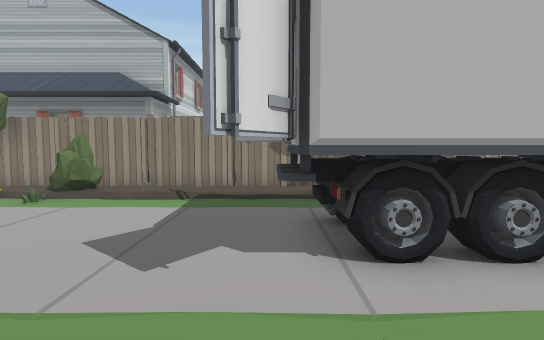
view 1 (above)

16 first-person views from a walk through a scene from a Unity 3-D project. The camera is 1.2 m above the floor, tilts 4° down and sees 80° across. Doors are open. The floor is counted in squares, 1 m on a side. Each view is taken from the middle of a square. On the plan, view 1 faces up. The plan holds only what a view shows up to about 14 squares ahead; the rest is blank. The place goes on beyond the plan. Some surface patterns are stand-ins.

view 2
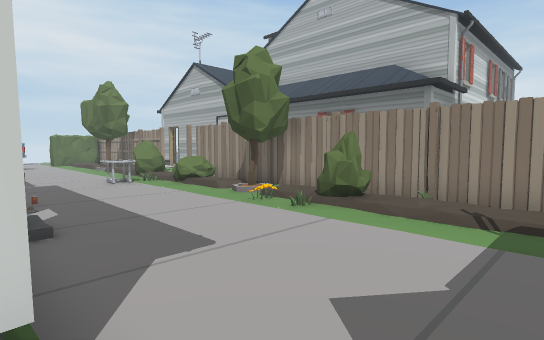

view 3
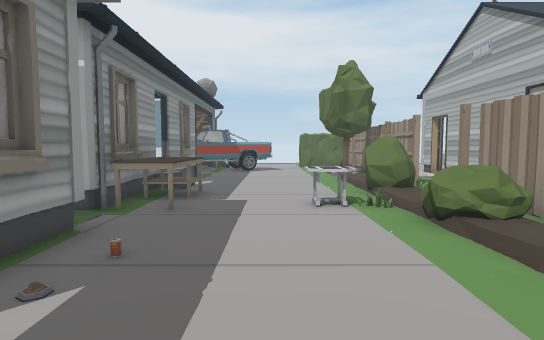

view 4
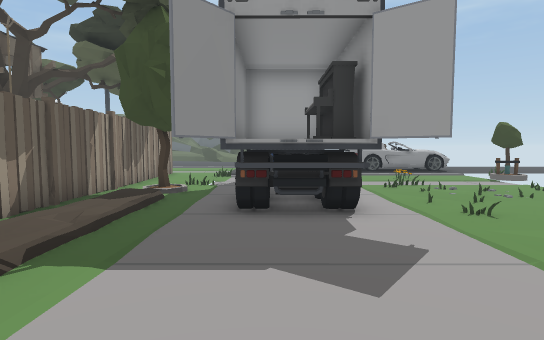

view 5
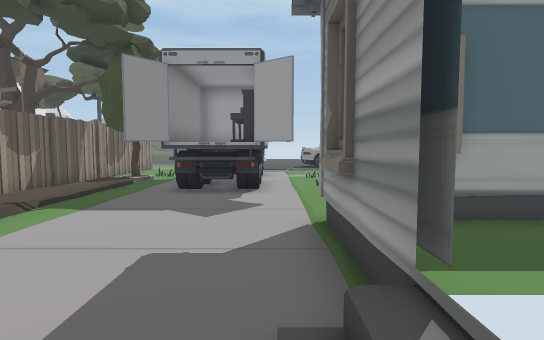

view 6
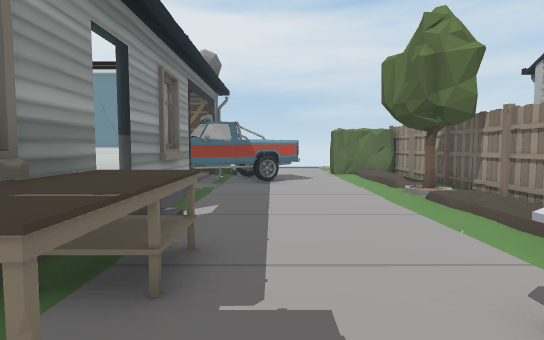

view 7
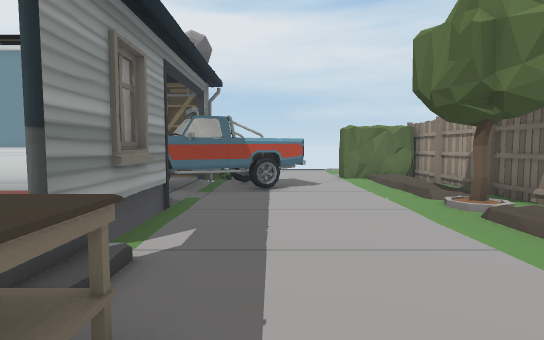

view 8
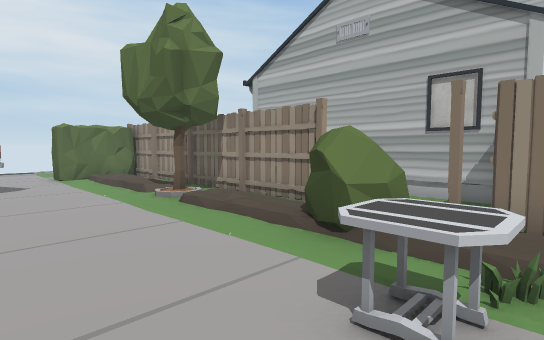

view 9
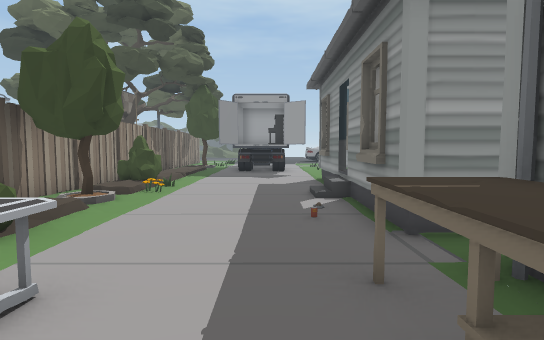

view 10
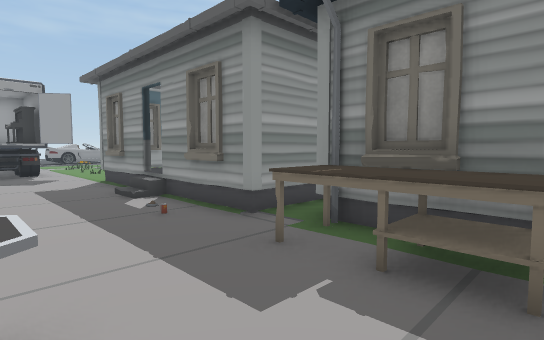

view 11
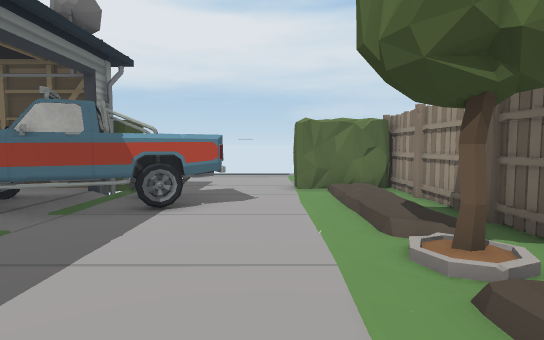

view 12
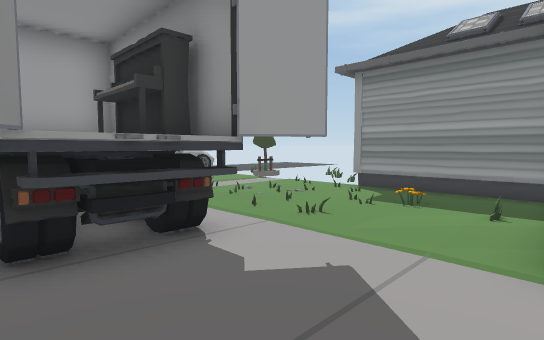

view 13
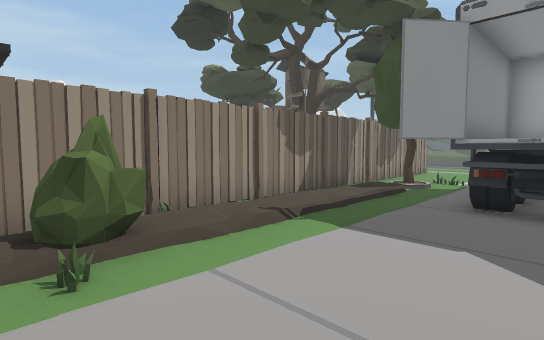

view 14
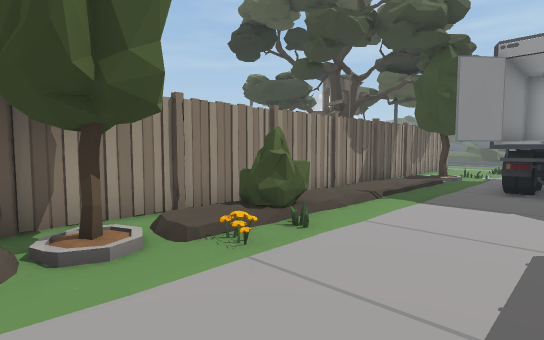

view 15
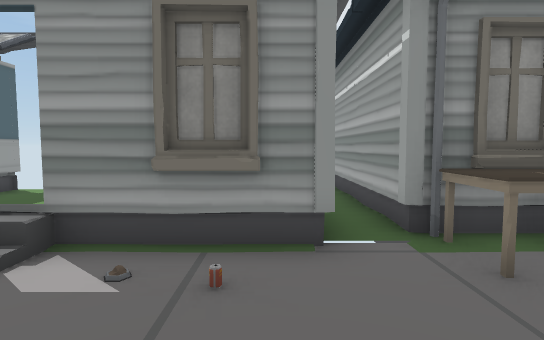

view 16
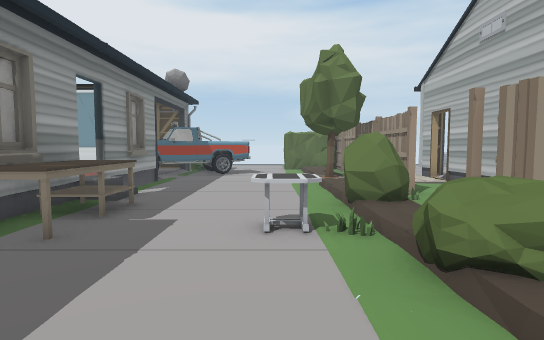

### Floor plan
Points are (right, up) in squares from view 1. A wall is a line through its corners. A room is listed if a view was taken in it or the views show most of it. See-through windows are left out.
Room 1 (views 1, 2, 3, 4, 5, 6, 7, 8, 9, 10, 11, 12, 13, 14, 15, 16)
walls: (-13.4, 11.8) (-17.2, 11.8); (-19.7, 11.8) (-20.5, 11.8); (-10.6, 2.2) (-7.3, 2.2); (-12.6, 1.7) (-11.8, 1.7) (-11.8, 0.5); (-13.8, 1.5) (-12.8, 1.5); (-6.3, 2.2) (-3.5, 2.2); (-6.3, 1.9) (-5.2, 1.9); (-17, 1.5) (-16.3, 1.5); (-18.6, 1.5) (-18.1, 1.5); (-20.1, 1.7) (-16.2, 1.7); (-3.1, -2.8) (-0.5, -2.8); (1.4, -2.8) (2.2, -2.8)
low walls: (-16.4, 2.2) (-15.5, 2.2)
ways out: open door at (-16, 2); open door at (-7, 2)
objects: other object (-26, 7) to (-25, 8); other object (-26, 9) to (-26, 10); other object (-25, 9); other object (-24, 0) to (-21, 5); other object (-24, 9) to (-23, 9); other object (-22, 9); other object (-21, 9); other object (-21, 12); other object (-20, 9); other object (-19, 8); other object (-19, 9) to (-18, 9); other object (-18, 12); other object (-17, 9); other object (-16, 9); other object (-15, 2) to (-12, 3); other object (-15, 8) to (-14, 9); other object (-14, 9) to (-13, 9); other object (-13, 6) to (-12, 7); other object (-13, 10) to (-13, 11); other object (-13, 12); other object (-12, 9) to (-11, 10); other object (-11, 7) to (-10, 8); other object (-11, 9); other object (-10, 9) to (-9, 10); other object (-9, 8) to (-7, 9); other object (-8, 9); other object (-8, 10) to (-6, 10); other object (-6, 7); other object (-6, 9); other object (-5, 7); other object (-5, 8) to (-4, 9); other object (-5, 9) to (-4, 10); other object (-3, 2); other object (-3, 9); other object (-3, 9) to (-1, 10); other object (-2, 0); other object (-1, 3) to (5, 6); other object (-1, 9); other object (0, -3) to (1, -3); other object (0, 9) to (1, 10); other object (1, 3) to (3, 4); other object (2, 9); other object (2, 9) to (4, 10); other object (3, 8) to (4, 8); other object (3, 11) to (4, 12); other object (4, 9); other object (5, 7); other object (5, 9) to (5, 10)

Where each view was taken, in squares from view 1:
view 1: 0 up, 0 right, facing up
view 2: 2 up, 1 left, facing up-left
view 3: 5 up, 6 left, facing left
view 4: 5 up, 5 left, facing right
view 5: 3 up, 8 left, facing right
view 6: 4 up, 11 left, facing left
view 7: 4 up, 13 left, facing left
view 8: 4 up, 12 left, facing up-left
view 9: 4 up, 15 left, facing right
view 10: 6 up, 15 left, facing down-right
view 11: 6 up, 16 left, facing left
view 12: 6 up, 3 left, facing down-right
view 13: 4 up, 6 left, facing up-right
view 14: 4 up, 9 left, facing up-right
view 15: 6 up, 10 left, facing down
view 16: 6 up, 8 left, facing left
